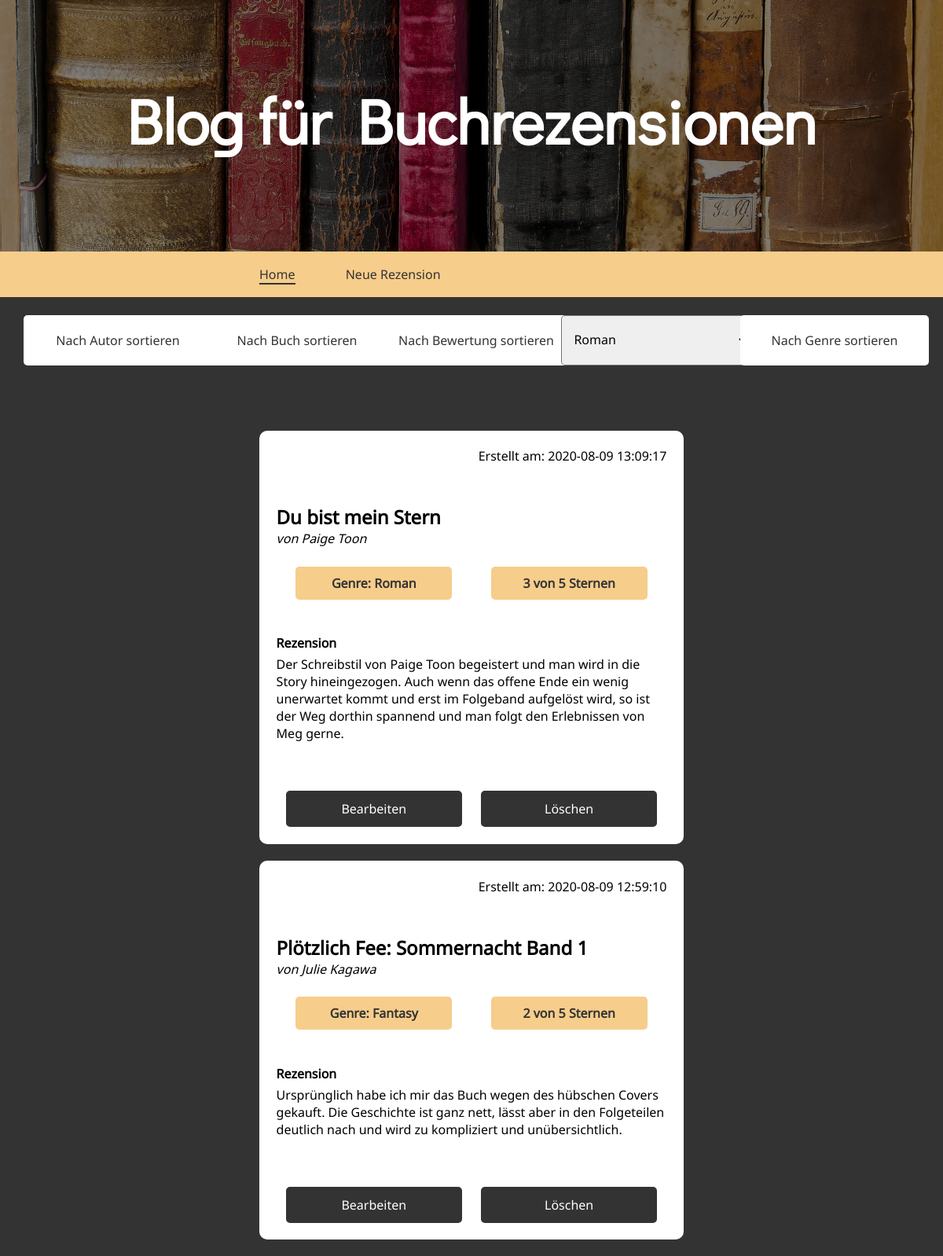
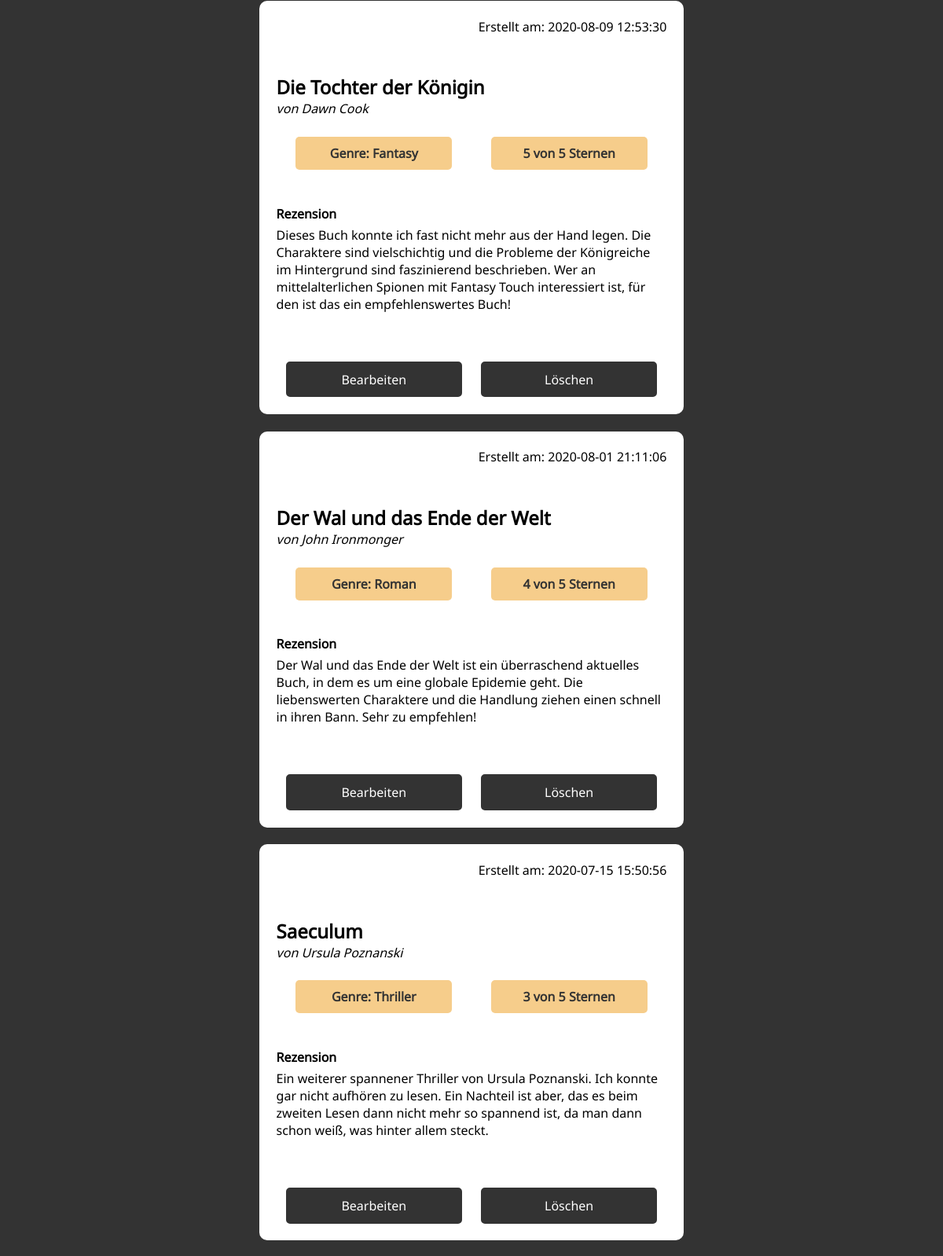
The page / (upper part) on the database its author committed (2 pictures, top to bottom).
### tables this page shows
CREATE TABLE `autor` (
  `AUTORID` int(11) NOT NULL,
  `VORNAME` varchar(50) NOT NULL,
  `NACHNAME` varchar(50) NOT NULL
);

CREATE TABLE `review` (
  `REVIEWID` int(11) NOT NULL,
  `BUCHID` bigint(11) NOT NULL,
  `REVIEW` longtext NOT NULL,
  `BEWERTUNG` int(11) NOT NULL,
  `DATUM` timestamp NOT NULL DEFAULT current_timestamp()
);

CREATE TABLE `buch` (
  `BUCHID` bigint(20) NOT NULL,
  `GENREID` int(11) NOT NULL,
  `AUTORID` int(11) NOT NULL,
  `BUCHTITEL` varchar(200) NOT NULL
);

CREATE TABLE `genre` (
  `GENREID` int(11) NOT NULL,
  `GENRE` varchar(50) NOT NULL
);

### index.php (the view, shortened to what this page needs)
<!DOCTYPE html>
<html>
<head>
    <link rel="stylesheet" href="css/styles.css">
</head>
<body>
    <div class="wrapper">
        <header>
            <div class="headerbackground">
                <div class="opacity">
                    <h1>Blog für Buchrezensionen</h1>
                    <nav>
                        <ul>
                            <li><a class="active" href="index.php">Home</a></li>
                            <li><a href="createreview.php">Neue Rezension</a></li>
                        </ul>
                    </nav>
                </div>
            </div>
        </header>
        <main>
            <div class="mainbackground">
                <?php
                include "initdb.php";
                ?>
                               <div class="sort">
                    <div class="sortfloat1">
                        <form action="authorsort.php" method="POST">
                            <input type="submit" name="authorsort" id="authorsort" value="Nach Autor sortieren">
                        </form>
                    </div>
                    <div class="sortfloat1">
                        <form action="booksort.php" method="POST">
                            <input type="submit" name="booksort" id="booksort" value="Nach Buch sortieren">
                        </form>
                    </div>
                    <div class="sortfloat1">
                        <form action="bewertungsort.php" method="POST">
                            <input type="submit" name="bewertungsort" id="bewertungsort" value="Nach Bewertung sortieren">
                        </form>
                    </div>
                    <form action="genresort.php" method="POST">
                        <div class="sortfloat2">
                            <select name="genreId" required>
                                <option value="1">Roman</option>
                            </select>
                        </div>
                        <div class="sortfloat2">
                            <input type="submit" name="genresort" id="genresort" value="Nach Genre sortieren">
                        </div>
                    </form>
                </div>
                <div class="review">
                    <?php
                    $sql =  "SELECT * FROM autor, buch, genre, review WHERE autor.AUTORID = buch.AUTORID
                            AND genre.GENREID = buch.GENREID AND buch.BUCHID = review.BUCHID ORDER BY DATUM DESC";
                    $result = $con->query($sql);
                    ?>
                    <?php while ($row = $result->fetch_assoc()) { ?>
                        <div class=post>
                            <span class="datum">
                            <?php echo "Erstellt am: " . $row["DATUM"]; ?>
                            </span>
                            <h3>
                                <?php echo $row["BUCHTITEL"]; ?>
                            </h3>
                            <span class="name">
                            <?php echo "von " . $row["VORNAME"]; ?>
                            <?php echo $row["NACHNAME"]; ?>
                            </span><br>
                            <span class="genre">
                            <?php echo "Genre: " . $row["GENRE"]; ?>
                            </span>
                            <span class="bewertung">
                            <?php echo $row["BEWERTUNG"] . " von 5 Sternen"; ?>
                            </span>
                            <h4>Rezension</h4>
                            <div class="reviewtext">
                            <?php echo $row["REVIEW"]; ?>
                            </div>
                            <div class="reviewbuttons">
                            <a href="editreview.php?edit=<?php echo $row['REVIEWID']; ?>">Bearbeiten </a>
                            </div>
                            <div class="reviewbuttons">
                            <a href="index.php?delete=<?php echo $row['REVIEWID']; ?> ">Löschen </a>
                            </div>
                        </div>
                    <?php } ?>
                </div>
            </div>
        </main>
    </div>
</body>
</html>

### css/styles.css (style rules this page uses)
* { margin: 0; padding: 0; box-sizing: border-box; font-family: "notosans", sans-serif; font-size: 1em; }
.mainbackground { width: 100%; margin: 0 auto; background-color: #333333; }
header .headerbackground { background-image: url("../img/headerbook.jpg"); background-size: cover; background-repeat: no-repeat; background-position: bottom; }
.opacity { background: rgba(0, 0, 0, 0.5); }
header h1 { text-align: center; color: rgb(78, 71, 71); padding: 10% 0; color: #fff; font-size: 2.5em; font-family: "didactic"; }
@media only screen and (min-width: 45em) { header h1 { font-size: 5em; } }
header nav { text-align: center; padding: 2.5% 0; background-color: #f6cd8b; }
header nav a { text-decoration: none; color: #333333; margin: 0 5%; }
.headerbackground nav ul li a.active { border-bottom: 2px solid #333333; }
@media only screen and (min-width: 45em) { header nav { padding: 1.5% 25%; } }
@media only screen and (min-width: 45em) { header nav { text-align: left; } }
nav ul li { display: inline; }
.wrapper .sort { text-align: center; margin: 0% auto; padding: 5% 0 0 0; }
.sortfloat1, .sortfloat2 { margin: 2% 0; }
.sort select, .sort input[type="submit"] { width: 100%; margin-top: 0; }
.sort input, .sort input[type="submit"] { background-color: #fff; color: #333333; border: 2px solid #fff; padding: 2%; }
@media only screen and (min-width: 45em) { .wrapper .sort { text-align: center; margin: 0% auto; padding: 0 2.5% 2% 2.5%; } }
@media only screen and (min-width: 45em) { .sort select, .sort input[type="submit"] { padding: 5%; width: 15em; height: 4em; margin: 0 auto; display: inline-block; border-radius: 5px; -moz-border-radius: 5px; -webkit-border-radius: 5px; } }
@media only screen and (min-width: 45em) { .sortfloat1, .sortfloat2 { display: block; width: 20%; float: left; margin: 2% auto; } }
.wrapper .review { padding: 5%; clear: both; }
.review .post { margin-bottom: 5%; padding: 4%; background-color: #fff; -moz-border-radius: 5px; -webkit-border-radius: 5px; border-radius: 5px; }
@media only screen and (min-width: 45em) { .wrapper .review { padding: 5%; } }
@media only screen and (min-width: 45em) { .review .post { width: 50%; margin: 0 auto 2% auto; padding: 2%; -moz-border-radius: 10px; -webkit-border-radius: 10px; border-radius: 10px; } }
.post .datum { float: right; margin-bottom: 10%; }
.post h3 { clear: both; font-size: 1.5em; }
.post .name { font-style: italic; }
.post .genre, .post .bewertung { display: inline-block; width: 100%; margin-top: 3%; text-align: center; background-color: #f6cd8b; color: #333333; padding: 2%; -moz-border-radius: 5px; -webkit-border-radius: 5px; border-radius: 5px; font-weight: bold; }
.post h4 { padding-top: 4%; padding-bottom: 1%; }
.post .reviewtext { padding-bottom: 10%; }
@media only screen and (min-width: 45em) { .post .genre, .post .bewertung { width: 40%; float: left; margin: 5%; } }
@media only screen and (min-width: 45em) { .post h4 { clear: both; } }
.reviewbuttons a { width: 100%; margin-top: 4%; padding: 2%; display: inline-block; text-align: center; background-color: #333333; border: 2px solid #333333; -moz-border-radius: 5px; -webkit-border-radius: 5px; border-radius: 5px; cursor: pointer; text-decoration: none; color: #fff; }
@media only screen and (min-width: 45em) { .reviewbuttons a { float: left; width: 45%; margin: 2.5% 2.5% 0% 2.5%; } }

### rows shown on the page
autor: review.DATUM "2020-08-09 13:09:17", buch.BUCHTITEL "Du bist mein Stern", VORNAME "Paige", NACHNAME "Toon", genre.GENRE "Roman", review.BEWERTUNG "3", review.REVIEW "Der Schreibstil von Paige Toon begeistert und man wird in die Story hineingezogen. Auch wenn das offene Ende ein wenig unerwartet kommt und erst im Folgeband aufgelöst wird, so ist der Weg dorthin spannend und man folgt den Erlebnissen von Meg gerne."
autor: review.DATUM "2020-08-09 12:59:10", buch.BUCHTITEL "Plötzlich Fee: Sommernacht Band 1", VORNAME "Julie", NACHNAME "Kagawa", genre.GENRE "Fantasy", review.BEWERTUNG "2", review.REVIEW "Ursprünglich habe ich mir das Buch wegen des hübschen Covers gekauft. Die Geschichte ist ganz nett, lässt aber in den Folgeteilen deutlich nach und wird zu kompliziert und unübersichtlich."
autor: review.DATUM "2020-08-09 12:53:30", buch.BUCHTITEL "Die Tochter der Königin", VORNAME "Dawn", NACHNAME "Cook", genre.GENRE "Fantasy", review.BEWERTUNG "5", review.REVIEW "Dieses Buch konnte ich fast nicht mehr aus der Hand legen. Die Charaktere sind vielschichtig und die Probleme der Königreiche im Hintergrund sind faszinierend beschrieben. Wer an mittelalterlichen Spionen mit Fantasy Touch interessiert ist, für den ist das ein empfehlenswertes Buch!"
autor: review.DATUM "2020-08-01 21:11:06", buch.BUCHTITEL "Der Wal und das Ende der Welt", VORNAME "John", NACHNAME "Ironmonger", genre.GENRE "Roman", review.BEWERTUNG "4", review.REVIEW "Der Wal und das Ende der Welt ist ein überraschend aktuelles Buch, in dem es um eine globale Epidemie geht. Die liebenswerten Charaktere und die Handlung ziehen einen schnell in ihren Bann. Sehr zu empfehlen!"
autor: review.DATUM "2020-07-15 15:50:56", buch.BUCHTITEL "Saeculum", VORNAME "Ursula", NACHNAME "Poznanski", genre.GENRE "Thriller", review.BEWERTUNG "3", review.REVIEW "Ein weiterer spannener Thriller von Ursula Poznanski. Ich konnte gar nicht aufhören zu lesen. Ein Nachteil ist aber, das es beim zweiten Lesen dann nicht mehr so spannend ist, da man dann schon weiß, was hinter allem steckt."
